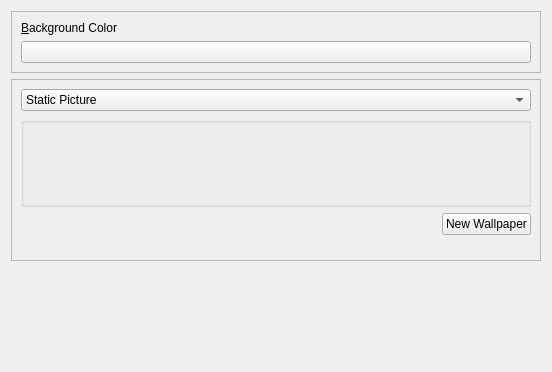
<ui version="4.0" >
 <class>config</class>
 <widget class="QWidget" name="config" >
  <property name="geometry" >
   <rect>
    <x>0</x>
    <y>0</y>
    <width>550</width>
    <height>372</height>
   </rect>
  </property>
  <layout class="QVBoxLayout" >
   <item>
    <widget class="QFrame" name="colorFrame" >
     <property name="frameShape" >
      <enum>QFrame::StyledPanel</enum>
     </property>
     <property name="frameShadow" >
      <enum>QFrame::Raised</enum>
     </property>
     <layout class="QGridLayout" >
      <item row="0" column="0" >
       <widget class="QLabel" name="label" >
        <property name="text" >
         <string>&amp;Background Color</string>
        </property>
        <property name="buddy" >
         <cstring>backgroundColor</cstring>
        </property>
       </widget>
      </item>
      <item row="1" column="0" >
       <widget class="KColorButton" name="backgroundColor" >
        <property name="color" >
         <color>
          <red>70</red>
          <green>90</green>
          <blue>130</blue>
         </color>
        </property>
        <property name="defaultColor" >
         <color>
          <red>70</red>
          <green>90</green>
          <blue>130</blue>
         </color>
        </property>
       </widget>
      </item>
     </layout>
    </widget>
   </item>
   <item>
    <widget class="QFrame" name="frame_2" >
     <property name="frameShape" >
      <enum>QFrame::StyledPanel</enum>
     </property>
     <property name="frameShadow" >
      <enum>QFrame::Raised</enum>
     </property>
     <layout class="QGridLayout" >
      <item row="0" column="0" colspan="2" >
       <widget class="QComboBox" name="pictureComboBox" >
        <item>
         <property name="text" >
          <string>Static Picture</string>
         </property>
        </item>
        <item>
         <property name="text" >
          <string>SlideShow</string>
         </property>
        </item>
       </widget>
      </item>
      <item row="1" column="0" colspan="2" >
       <widget class="QGroupBox" name="groupBox" >
        <layout class="QVBoxLayout" >
         <item>
          <widget class="QStackedWidget" name="stackedWidget" >
           <property name="minimumSize" >
            <size>
             <width>350</width>
             <height>51</height>
            </size>
           </property>
           <property name="currentIndex" >
            <number>0</number>
           </property>
           <widget class="QWidget" name="page" >
            <layout class="QVBoxLayout" >
             <item>
              <widget class="KUrlComboRequester" name="picRequester" >
               <property name="acceptDrops" >
                <bool>true</bool>
               </property>
               <property name="filter" >
                <string>*.png *.jpeg *.jpg *.svg *.svgz</string>
               </property>
              </widget>
             </item>
             <item>
              <spacer>
               <property name="orientation" >
                <enum>Qt::Vertical</enum>
               </property>
               <property name="sizeHint" >
                <size>
                 <width>20</width>
                 <height>0</height>
                </size>
               </property>
              </spacer>
             </item>
            </layout>
           </widget>
           <widget class="QWidget" name="page_3" >
            <layout class="QVBoxLayout" >
             <item>
              <layout class="QVBoxLayout" >
               <item>
                <widget class="KUrlRequester" name="slideShowRequester" >
                 <property name="sizePolicy" >
                  <sizepolicy vsizetype="Preferred" hsizetype="Preferred" >
                   <horstretch>0</horstretch>
                   <verstretch>0</verstretch>
                  </sizepolicy>
                 </property>
                 <property name="minimumSize" >
                  <size>
                   <width>16</width>
                   <height>16</height>
                  </size>
                 </property>
                 <property name="filter" >
                  <string>*.png *.jpeg *.jpg *.svg *.svgz</string>
                 </property>
                </widget>
               </item>
               <item>
                <layout class="QHBoxLayout" >
                 <item>
                  <widget class="QLabel" name="label_2" >
                   <property name="text" >
                    <string>Change images every:</string>
                   </property>
                  </widget>
                 </item>
                 <item>
                  <spacer>
                   <property name="orientation" >
                    <enum>Qt::Horizontal</enum>
                   </property>
                   <property name="sizeHint" >
                    <size>
                     <width>271</width>
                     <height>20</height>
                    </size>
                   </property>
                  </spacer>
                 </item>
                 <item>
                  <widget class="QTimeEdit" name="slideShowTime" >
                   <property name="minimumTime" >
                    <time>
                     <hour>0</hour>
                     <minute>0</minute>
                     <second>0</second>
                    </time>
                   </property>
                   <property name="currentSection" >
                    <enum>QDateTimeEdit::HourSection</enum>
                   </property>
                   <property name="displayFormat" >
                    <string>h:mm:ss</string>
                   </property>
                   <property name="time" >
                    <time>
                     <hour>0</hour>
                     <minute>0</minute>
                     <second>0</second>
                    </time>
                   </property>
                  </widget>
                 </item>
                </layout>
               </item>
              </layout>
             </item>
             <item>
              <spacer>
               <property name="orientation" >
                <enum>Qt::Vertical</enum>
               </property>
               <property name="sizeHint" >
                <size>
                 <width>20</width>
                 <height>0</height>
                </size>
               </property>
              </spacer>
             </item>
            </layout>
           </widget>
          </widget>
         </item>
         <item>
          <spacer>
           <property name="orientation" >
            <enum>Qt::Vertical</enum>
           </property>
           <property name="sizeHint" >
            <size>
             <width>20</width>
             <height>0</height>
            </size>
           </property>
          </spacer>
         </item>
        </layout>
       </widget>
      </item>
      <item row="2" column="0" >
       <spacer>
        <property name="orientation" >
         <enum>Qt::Horizontal</enum>
        </property>
        <property name="sizeHint" >
         <size>
          <width>40</width>
          <height>20</height>
         </size>
        </property>
       </spacer>
      </item>
      <item row="2" column="1" >
       <widget class="QPushButton" name="getNewStuffButton" >
        <property name="toolTip" >
         <string>Download new wallpapers</string>
        </property>
        <property name="text" >
         <string>New Wallpaper</string>
        </property>
       </widget>
      </item>
      <item row="3" column="0" colspan="2" >
       <spacer>
        <property name="orientation" >
         <enum>Qt::Vertical</enum>
        </property>
        <property name="sizeHint" >
         <size>
          <width>510</width>
          <height>16</height>
         </size>
        </property>
       </spacer>
      </item>
     </layout>
    </widget>
   </item>
   <item>
    <spacer>
     <property name="orientation" >
      <enum>Qt::Vertical</enum>
     </property>
     <property name="sizeHint" >
      <size>
       <width>20</width>
       <height>0</height>
      </size>
     </property>
    </spacer>
   </item>
  </layout>
 </widget>
 <customwidgets>
  <customwidget>
   <class>KColorButton</class>
   <extends>QPushButton</extends>
   <header>kcolorbutton.h</header>
  </customwidget>
  <customwidget>
   <class>KUrlComboRequester</class>
   <extends>KUrlRequester</extends>
   <header>kurlrequester.h</header>
   <container>1</container>
  </customwidget>
  <customwidget>
   <class>KUrlRequester</class>
   <extends>QFrame</extends>
   <header>kurlrequester.h</header>
   <container>1</container>
  </customwidget>
 </customwidgets>
 <resources/>
 <connections>
  <connection>
   <sender>pictureComboBox</sender>
   <signal>currentIndexChanged(int)</signal>
   <receiver>stackedWidget</receiver>
   <slot>setCurrentIndex(int)</slot>
   <hints>
    <hint type="sourcelabel" >
     <x>204</x>
     <y>121</y>
    </hint>
    <hint type="destinationlabel" >
     <x>204</x>
     <y>218</y>
    </hint>
   </hints>
  </connection>
 </connections>
</ui>
